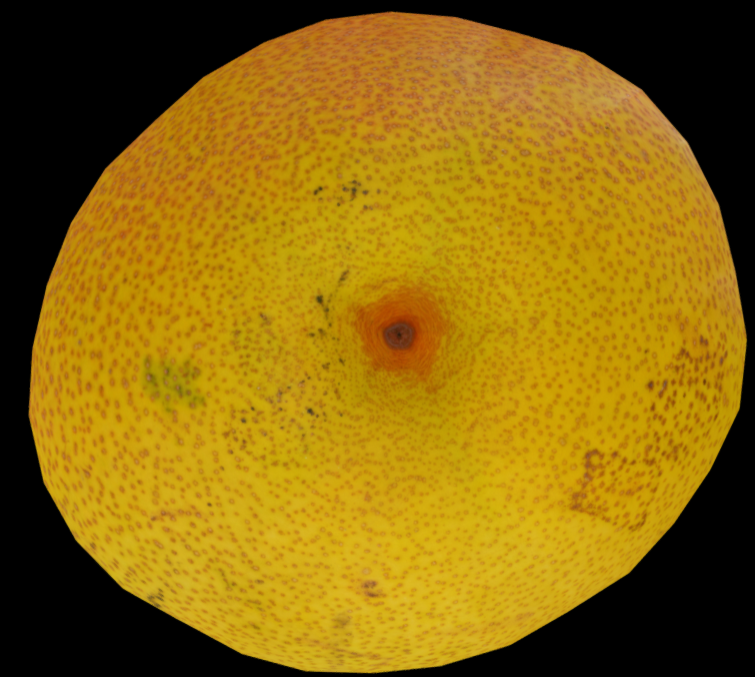
#> input picture images/pear_sample.png, 755 x 677 px, found by its file name
$ jupyter execute pear_rippness_analysis.ipynb   (shell and % lines are left out)
#> lines starting #> are read from the running program, lines starting #| are printed output that depends on the picture; after the words box and inside, x2 and y2 are one past the last pixel; in counts of white or black regions, pixels touching at a corner belong together
<a href="https://colab.research.google.com/github/1900690/pear_ripeness_analysis/blob/main/pear_rippness_analysis.ipynb" target="_parent"></a>

#課題点と解決策の提案
#Q.背景を消去してナシの果点のみを抽出するのが難しい

#A.撮影条件を一定に合わせる。紙で筒を作ってその中を通して撮影することで、一定の距離かつ背景を排除することができる。
<table style="border: none; border-collapse: collapse;">
  <tr style="border: none;">
    <td style="border: none; padding: 10px; vertical-align: top;">

      <div style="text-align: center;">撮影方法の例</div>
    </td>
    <td style="border: none; padding: 10px; vertical-align: top;">

      <div style="text-align: center;">撮影される画像の予想図</div>
    </td>
  </tr>
</table>

#Q.果点面積は熟すと広がり、果点密度は果皮が広がることで一定面積当たりの密度は疎くなることで熟度を判定したい

#A.熟度の判定基準を作成して判定を行う

## 熟度判定指標について

ナシの成熟に伴う**「果皮の広がり」**と**「果点の変化」**のメカニズムを捉えるため、アプリ内では以下の3つの指標を計算して熟度を数値化しています。

### 1. 平均果点面積（条件①：熟すと広がる特性）
熟度が進むと、果点そのもののサイズが拡大します。検出された全体の面積を個数で割ることで、果点1個あたりの平均的な大きさを算出します。

$$\text{平均果点面積} = \frac{\text{検出された総果点面積 (px)}}{\text{果点数}}$$

### 2. 果点密度（条件②：熟すと疎になる特性）
果実が肥大化して果皮が広がることで、一定面積あたりに存在する果点の数は少なくなります（疎になる）。
アプリでは、検査領域（青いマスク円）の面積に対して果点がどれくらい密集しているかを算出しています。

$$\text{果点密度} = \frac{\text{果点数}}{\text{マスク円の面積 (px)}} \times 10,000$$

※数値が小さくなりすぎないよう、1万画素（px）あたりの個数にスケールを調整しています。

### 3. 熟度スコア（総合的な熟度の数値化）
条件①の**「面積が大きくなる（正比例）」**と、条件②の**「密度が低くなる（反比例）」**という2つの現象を組み合わせ、**熟すほど数値が大きくなる**ように設計した独自の評価スコアです。

$$\text{熟度スコア} = \frac{\text{平均果点面積}}{\text{果点密度}}$$

---

### 📊 熟度判定の基準
算出された**熟度スコア**をベースに、ナシの状態を2段階で判定します。

※スコアの境目は実測データに合わせる必要があります。

* **未熟** （スコア $\le 1.5$）：果点がまだ小さく、密集している状態
* **適熟** （スコア $> 1.5$）：果点がある程度大きくなり、分散した収穫適期

[cell 1]
# グラフの日本語化ライブラリを自動インストール

import cv2
import numpy as np
import matplotlib.pyplot as plt
import japanize_matplotlib
import requests
from google.colab import files
import math

# ==============================================================================
# 1. Colab フォーム設定
# ==============================================================================
#@title  ナシ果点検出・熟度分析 { run: "auto" }
入力モード = "サンプル画像を使用" #@param ["サンプル画像を使用", "自分の画像をアップロード"]
二値化のしきい値 = 163 #@param {type:"slider", min:0, max:255, step:1}
果点の最小面積 = 5 #@param {type:"slider", min:0, max:50, step:1}
果点の最大面積 = 150 #@param {type:"slider", min:50, max:1000, step:10}
円筒半径比率 = 0.40 #@param {type:"slider", min:0.1, max:0.9, step:0.05}

# 【新規追加パラメータ】
熟度判定閾値 = 1.5 #@param {type:"slider", min:0.5, max:5.0, step:0.1}
円筒中心X比率 = 0.50 #@param {type:"slider", min:0.0, max:1.0, step:0.01}
円筒中心Y比率 = 0.50 #@param {type:"slider", min:0.0, max:1.0, step:0.01}

サンプル画像URL = "https://github.com/1900690/pear_ripeness_analysis/raw/main/images/pear_sample.png"

# ==============================================================================
# 2. 状態管理 (キャッシュ)
# ==============================================================================
class ImageCache:
    def __init__(self):
        self.image_bgr = None
        self.mode = None

    def get_image(self, mode, url):
        if self.mode != mode or self.image_bgr is None:
            if mode == "サンプル画像を使用":
                print(" GitHubからサンプル画像をダウンロードしています...")
                self.image_bgr = self._download_image(url)
            else:
                print(" ナシの画像をアップロードしてください...")
                self.image_bgr = self._upload_image()
            self.mode = mode
        return self.image_bgr

    def _download_image(self, url):
        resp = requests.get(url)
        arr = np.asarray(bytearray(resp.content), dtype=np.uint8)
        return cv2.imdecode(arr, cv2.IMREAD_COLOR)

    def _upload_image(self):
        uploaded = files.upload()
        if len(uploaded) == 0:
            print("画像がアップロードされませんでした。")
            return np.zeros((400, 400, 3), dtype=np.uint8)
        return cv2.imread(list(uploaded.keys())[0])

if 'image_cache' not in globals():
    image_cache = ImageCache()

# ==============================================================================
#  3. 画像処理コアロジック
# ==============================================================================
def create_circular_mask(height, width, radius_ratio, cx_ratio, cy_ratio):
    # フォームから指定された比率を元に中心点を計算
    center_x = int(width * cx_ratio)
    center_y = int(height * cy_ratio)
    radius = int(min(height, width) * radius_ratio)

    mask = np.zeros((height, width), dtype=np.uint8)
    cv2.circle(mask, (center_x, center_y), radius, 255, -1)
    return mask, (center_x, center_y, radius)

def process_image_pipeline(img_bgr, threshold_val, radius_ratio, cx_ratio, cy_ratio):
    height, width = img_bgr.shape[:2]
    mask, circle_info = create_circular_mask(height, width, radius_ratio, cx_ratio, cy_ratio)

    lab_img = cv2.cvtColor(img_bgr, cv2.COLOR_BGR2LAB)
    l_channel, _, _ = cv2.split(lab_img)

    masked_l_channel = cv2.bitwise_and(l_channel, l_channel, mask=mask)
    _, binarized = cv2.threshold(masked_l_channel, threshold_val, 255, cv2.THRESH_BINARY_INV)
    binarized_masked = cv2.bitwise_and(binarized, binarized, mask=mask)

    return {
        "l_channel": l_channel,
        "masked_l_channel": masked_l_channel,
        "binarized": binarized,
        "binarized_masked": binarized_masked,
        "circle_info": circle_info
    }

def analyze_and_draw_contours(img_bgr, binarized_masked, circle_info, min_area, max_area):
    contours, _ = cv2.findContours(binarized_masked, cv2.RETR_EXTERNAL, cv2.CHAIN_APPROX_SIMPLE)

    result_img = cv2.cvtColor(img_bgr, cv2.COLOR_BGR2RGB)
    center_x, center_y, radius = circle_info

    # マスクの円を描画
    cv2.circle(result_img, (center_x, center_y), radius, (0, 0, 255), 3)
    # 中心点に小さな十字マークを描画
    cv2.drawMarker(result_img, (center_x, center_y), (255, 0, 0), cv2.MARKER_CROSS, 15, 2)

    dot_count = 0
    total_dot_area = 0.0

    for cnt in contours:
        area = cv2.contourArea(cnt)
        if min_area < area < max_area:
            dot_count += 1
            total_dot_area += area
            cv2.drawContours(result_img, [cnt], -1, (0, 255, 0), 2)

    return result_img, dot_count, total_dot_area

# ==============================================================================
# 4. 熟度評価システム
# ==============================================================================
def calculate_ripeness(dot_count, total_dot_area, circle_info, score_thresh):
    _, _, radius = circle_info
    mask_area = math.pi * (radius ** 2)

    if dot_count == 0:
        return 0.0, 0.0, 0.0, "判定不可"

    # 1. 平均果点面積
    avg_area = total_dot_area / dot_count

    # 2. 果点密度（1万pxあたり）
    density = (dot_count / mask_area) * 10000

    # 3. 熟度スコア
    ripeness_score = avg_area / (density + 1e-6)

    # フォームから渡された「熟度判定閾値」を元に判定
    if ripeness_score > score_thresh:
        status = "適熟"
    else:
        status = "未熟"

    return avg_area, density, ripeness_score, status

# ==============================================================================
# 5. 描画・実行制御
# ==============================================================================
def plot_debug_results(img_bgr, pipeline_results, result_img, metrics, thresh, score_thresh):
    avg_area, density, score, status = metrics
    plt.figure(figsize=(18, 10))

    info_text = (
        f"6. 最終検出結果\n"
        f"【判定】: {status} (閾値: {score_thresh:.1f})\n"
        f"熟度スコア: {score:.2f}\n"
        f"平均果点面積: {avg_area:.1f} px\n"
        f"果点密度: {density:.2f} 個/万px"
    )

    images = [
        (cv2.cvtColor(img_bgr, cv2.COLOR_BGR2RGB), "1. 元画像"),
        (pipeline_results["l_channel"], "2. Lチャンネル (明度)"),
        (pipeline_results["masked_l_channel"], "3. マスク適用後"),
        (pipeline_results["binarized"], f"4. 反転2値化 (しきい値={thresh})"),
        (pipeline_results["binarized_masked"], "5. 黒背景の再除外 (検出対象)"),
        (result_img, info_text)
    ]

    for i, (img, title) in enumerate(images, 1):
        plt.subplot(2, 3, i)
        plt.imshow(img, cmap="gray" if len(img.shape) == 2 else None)
        if i == 6:
            plt.title(title, fontsize=12, loc='left', color='darkblue', fontweight='bold')
        else:
            plt.title(title, fontsize=14)
        plt.axis("off")

    plt.tight_layout()
    plt.show()

def main():
    img_bgr = image_cache.get_image(入力モード, サンプル画像URL)
#> in _download_image, returned value is the input picture: shape (677, 755, 3); mean B, G, R 11.8, 104.7, 139.2

    # パイプライン処理に半径比率と中心点比率を渡す
    pipeline_results = process_image_pipeline(img_bgr, 二値化のしきい値, 円筒半径比率, 円筒中心X比率, 円筒中心Y比率)
#> in create_circular_mask, `cv2.circle(mask, (center_x, center_y), radius, 255, -1)`:
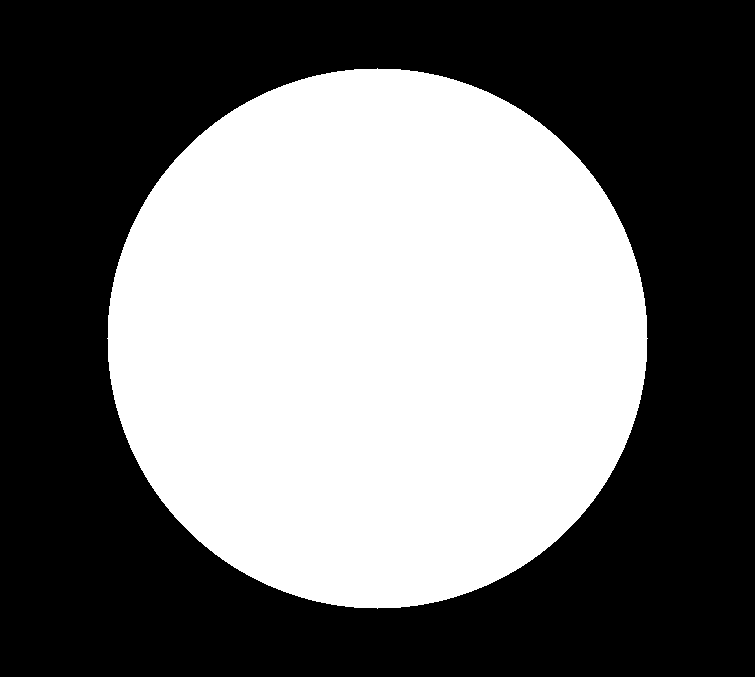
#> mask: shape (677, 755); 44.8% white; 1 white region, box (x1, y1, x2, y2) and area: (107, 68, 648, 609) 228977
#> in process_image_pipeline, `lab_img = cv2.cvtColor(img_bgr, cv2.COLOR_BGR2LAB)`: lab_img: shape (677, 755, 3); mean of channels 0, 1, 2 116.1, 133.8, 174.5
#> in process_image_pipeline, `l_channel, _, _ = cv2.split(lab_img)`:
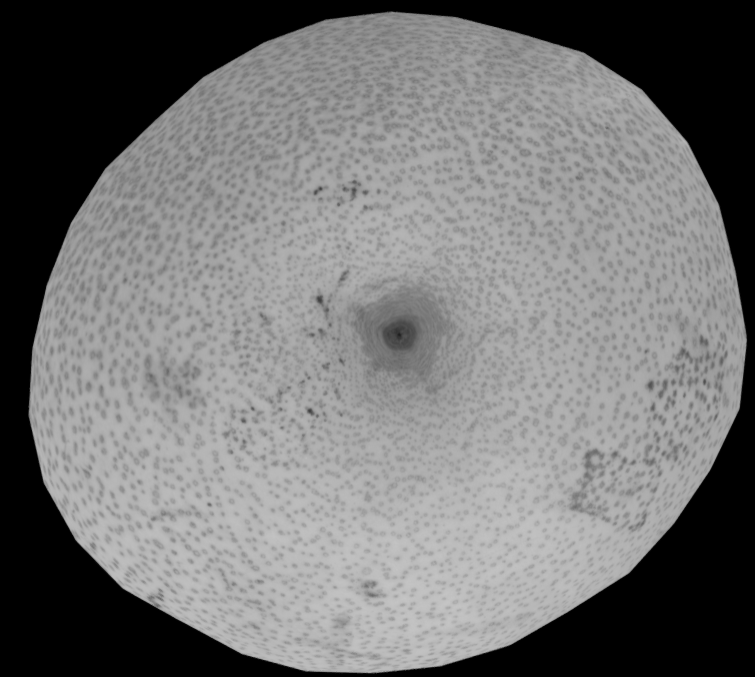
#> l_channel: shape (677, 755); min 0, max 197, mean 116.1
#> in process_image_pipeline, `masked_l_channel = cv2.bitwise_and(l_channel, l_channel, mask=mask)`:
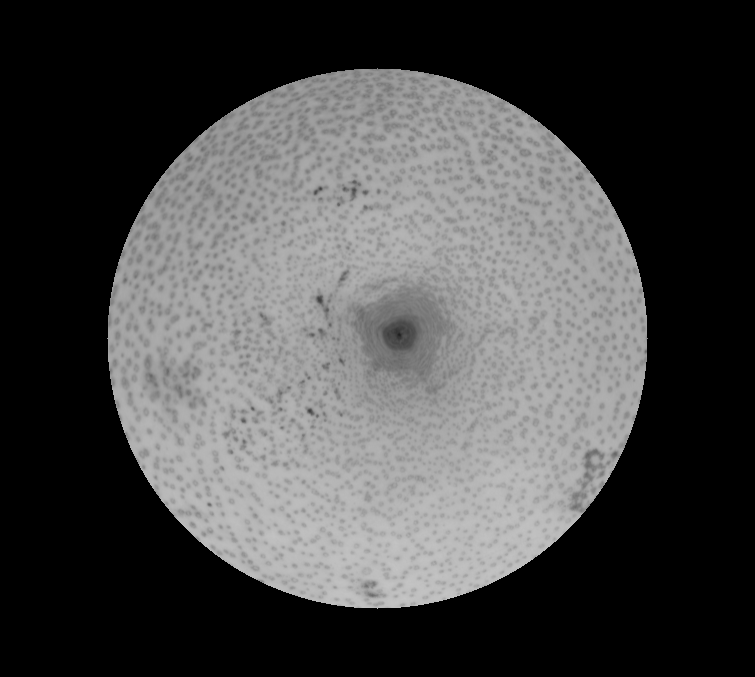
#> masked_l_channel: shape (677, 755); min 0, max 197, mean 72.4
#> in process_image_pipeline, `_, binarized = cv2.threshold(masked_l_channel, threshold_val, 255, cv2..`:
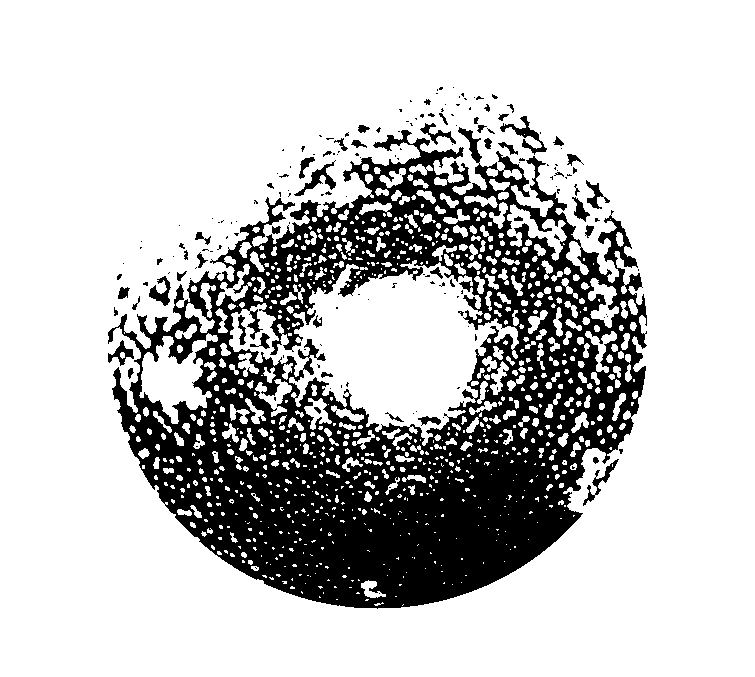
#> binarized: shape (677, 755); 77% white; 184 black regions (132 under 20 px), largest, box (x1, y1, x2, y2) and area: (108, 127, 647, 609) 112308, (500, 116, 547, 155) 441, (294, 160, 336, 196) 387
#> in process_image_pipeline, `binarized_masked = cv2.bitwise_and(binarized, binarized, mask=mask)`:
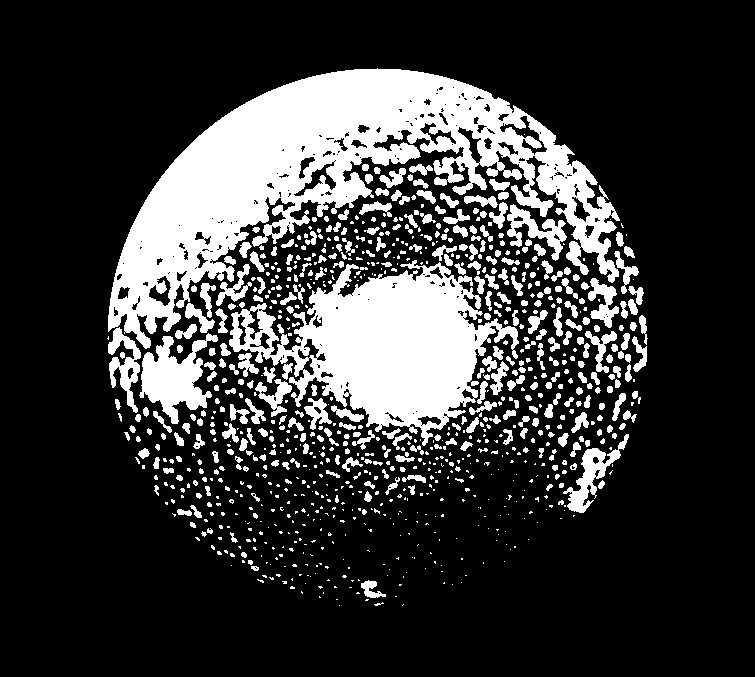
#> binarized_masked: shape (677, 755); 21.8% white; 920 white regions (538 under 20 px)
#> pipeline_results = 5 items

    result_img, dot_count, total_dot_area = analyze_and_draw_contours(
        img_bgr, pipeline_results["binarized_masked"], pipeline_results["circle_info"], 果点の最小面積, 果点の最大面積
    )
#> in analyze_and_draw_contours, `contours, _ = cv2.findContours(binarized_masked, cv2.RETR_EXTERNAL, cv..`: contours = 919 contours, 650 with area under 20; largest, box (x1, y1, x2, y2) and area: (108, 68, 620, 349) 51932, (229, 260, 519, 446) 25434, (139, 333, 218, 424) 3234, (563, 434, 629, 513) 1302, (507, 204, 567, 261) 1124
#> in analyze_and_draw_contours, `cv2.circle(result_img, (center_x, center_y), radius, (0, 0, 255), 3)`:
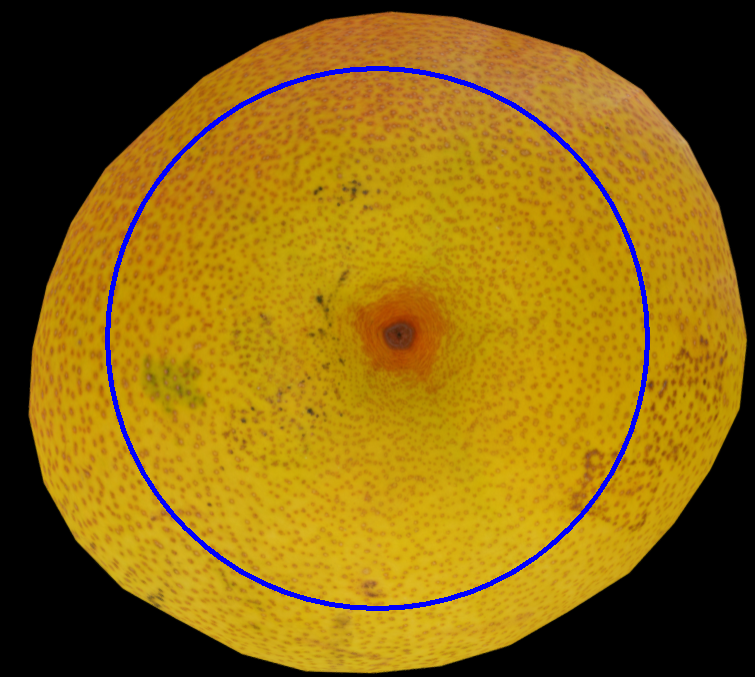
#> result_img: shape (677, 755, 3); mean R, G, B 136, 102.3, 15.7
#> in analyze_and_draw_contours, `cv2.drawMarker(result_img, (center_x, center_y), (255, 0, 0), cv2.MARK..`: result_img: shape (677, 755, 3); 0.02% of pixels changed, all inside (x1, y1, x2, y2) = (369, 330, 386, 347)
#> the loop in analyze_and_draw_contours, `for cnt in contours:` made 919 passes
#> (area, total_dot_area) on passes 45, 108, 174, 188, 227, 230: (22, 52), (24, 184), (55.5, 356), (50.5, 422.5), (22, 524.5), (43.5, 594)
#> area on pass 21: 183.5
#> after the loop in analyze_and_draw_contours, `for cnt in contours:`:
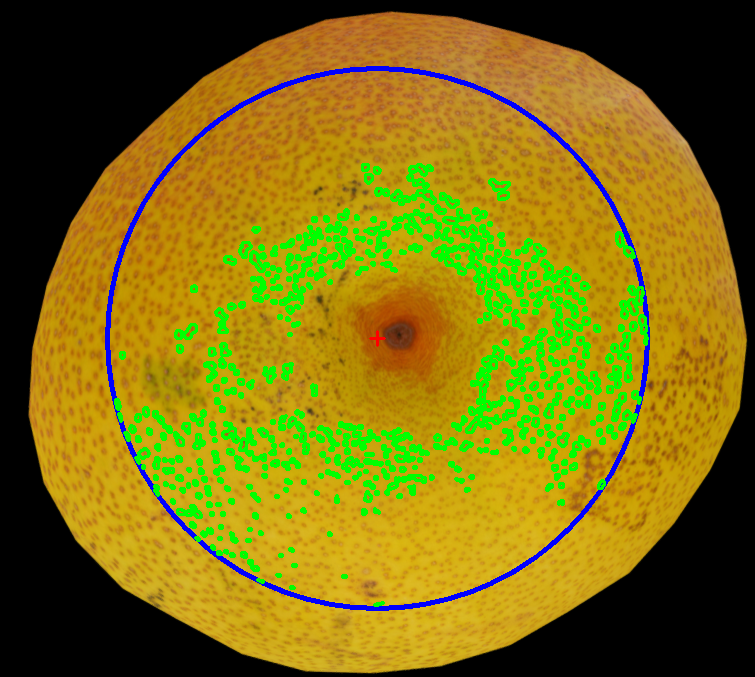
#> result_img: shape (677, 755, 3); mean R, G, B 122.4, 110.2, 14.7
#> after the loop in analyze_and_draw_contours, `for cnt in contours:`: dot_count = 527; total_dot_area = 14780
#> dot_count = 527; total_dot_area = 14780

    # 熟度判定にユーザー指定の閾値を渡す
    metrics = calculate_ripeness(dot_count, total_dot_area, pipeline_results["circle_info"], 熟度判定閾値)
#> in calculate_ripeness, `avg_area = total_dot_area / dot_count`: avg_area = 28.05
#> in calculate_ripeness, `density = (dot_count / mask_area) * 10000`: density = 23.01
#> in calculate_ripeness, `ripeness_score = avg_area / (density + 1e-6)`: ripeness_score = 1.22
#> metrics = (28.05, 23.01, 1.22, '未熟')

    plot_debug_results(img_bgr, pipeline_results, result_img, metrics, 二値化のしきい値, 熟度判定閾値)
#> in plot_debug_results, `avg_area, density, score, status = metrics`: avg_area = 28.05; density = 23.01; score = 1.22; status = '未熟'
#> the loop in plot_debug_results, `for i, (img, title) in enumerate(images, 1):` made 6 passes
#> title on passes 1 to 5: '1. 元画像', '2. Lチャンネル (明度)', '3. マスク適用後', '4. 反転2値化 (しきい値=163)', '5. 黒背景の再除外 (検出対象)'

if __name__ == "__main__":
    main()
